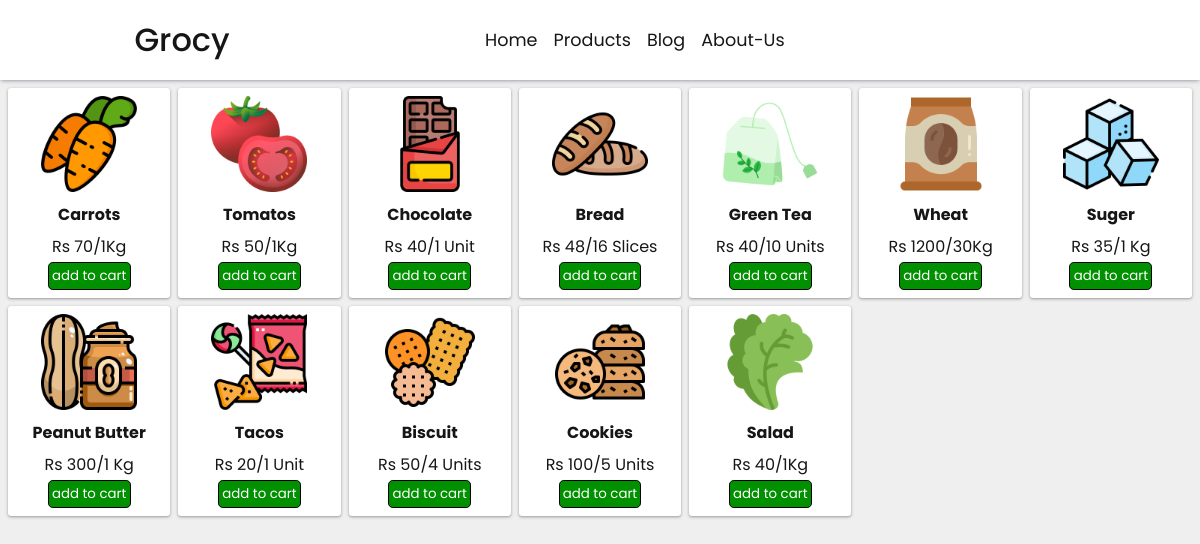
The page / on the database its author committed.
### productapp/models.py (models this page shows, shortened)
class Product(models.Model):
    seller = models.ForeignKey(seller, on_delete=models.CASCADE, null=True, blank=True, related_name='products')
    brand_name = models.CharField(max_length=150)
    product_name = models.CharField(max_length=150)
    description = models.TextField(max_length=500, null=True, blank=True)
    category = models.ForeignKey(Category, on_delete=models.CASCADE ,null=True, blank=True)
    Subcategory = models.ForeignKey(Subcategory, null=True, blank=True, on_delete=models.CASCADE)
    price = models.IntegerField()
    quantity = models.CharField(max_length=20)
    image = models.ImageField(upload_to='productapp\product_images', null=True, blank=True, default=None)

### productapp/views.py (the view, shortened to what this page needs)
# urls.py: path('', views.product_home, name='product_home'),
def product_home(request):
    if request.method == 'GET':
        product_id = request.GET.get('product_id')
    products = Product.objects.all()
    data['products'] = products
    data['title'] = "products home"
    if request.method == 'GET':
        searched_product = request.GET.get('searched_product')
        if searched_product:
            products = Product.objects.filter(product_name__icontains=searched_product)
            if products:
                data['products'] = products
    return render(request, 'productapp/product_home.html', data)

### templates/productapp/product_home.html (shortened to what this page needs)
{% extends 'base.html' %}
{% block css %}
{% load static %}
<link rel="stylesheet" href="{% static 'productapp/product_home.css' %}">
{% endblock %}
{% block main %}
<div class="products">
    {% for product in products %}
    <div class="product">
        <a href="{% url 'product_specific' product.id %}" class="product_a">
            <img src="{{product.image.url}}" alt="">
            <section class="product-text">
                <span class="product-name">{{product.product_name}}</span>
                <span class="product-price-quantity">Rs {{product.price}}/{{product.quantity}}</span>
            </section>
        </a>
        <div>
            <form method="get">
                <button name="product_id" class="add-to-cart" value="{{product.id}}">
                    add to cart
                </button>
            </form>
        </div>
    </div>
    {% endfor %}
</div>
{% endblock %}

### templates/base.html (shortened to what this page needs)
<!DOCTYPE html>
<html lang="en">
<head>
    {% load static %}
    {% block css %}{% endblock %}
    <link rel="stylesheet" href="{% static 'hf/header.css' %}">
    <link rel="stylesheet" href="https://cdnjs.cloudflare.com/ajax/libs/remixicon/3.2.0/remixicon.min.css"
 />
</head>
<body>
    <header>
        {% include 'header.html' %}
    </header>
    <main>
        {% block main %}{% endblock %}
    </main>
</body>
</html>

### templates/header.html (shortened to what this page needs)
<a class="logo" href="{% url 'product_home' %}">
    <span>Grocy</span>
</a>
<nav>
    <ul>
        <li><a href="{% url 'product_home' %}">Home</a></li>
        <li><a href="{% url 'product_home' %}">Products</a></li>
        <li><a href="#Blog">Blog</a></li>
        <li><a href="#About-Us">About-Us</a></li>
    </ul>
</nav>
<div class="options">
    <a href="#"><i class="ri-search-2-line" id="header_search"></i></a>
    <a href="{% url 'cartapp_cart' %}"><i class="ri-shopping-cart-2-line"></i></a>
    {% if user.is_authenticated %}
    <a href="{% url 'userapp_account' %}"><i class="ri-user-line"></i></a>
    {% else %}
    <a href="{% url 'userapp_login' %}"><i class="ri-user-add-line"></i></a>
    {% endif %}
</div>

### static/productapp/product_home.css (style rules this page uses)
main .product { transition: ease-in-out 0.4s; text-align: center; background: #fff; box-shadow: rgba(60, 64, 67, 0.3) 0px 1px 2px 0px, rgba(60, 64, 67, 0.15) 0px 1px 3px 1px; border-radius: 0.2rem; padding: 0.5rem; color: black; max-width: 20rem; }
main .product-text { display: flex; flex-direction: column; }
main .product img { width: 6rem; }
main .product-text .product-name { font-weight: 700; font-size: 1.3rem; }
main .products { display: grid; grid-template-columns: repeat(auto-fill, minmax(10rem, 1fr)); grid-auto-rows: auto; grid-gap: 0.5rem; text-align: center; margin: 0.5rem; }
main .products .product-price-quantity { font-size: 1rem; }
main .product .product-name { font-size: 1rem; }
main .add-to-cart { border: 1px solid black; padding: 0.2rem; border-radius: 0.3rem; background: rgb(0, 144, 0); color: white; }

### static/hf/header.css (style rules this page uses)
:root { --text-color: rgb(22, 22, 23); --main-color: green; --background-color: #efefef; --main-background-color: white; --header-box-shadow: rgba(50, 50, 93, 0.25) 0px 2px 5px -1px, rgba(0, 0, 0, 0.3) 0px 1px 3px -1px; }
* { margin: 0; padding: 0; box-sizing: border-box; text-decoration: none; outline: none; font-family: Poppins, sans-serif; list-style: none; color: var(--text-color); }
body { background: var(--background-color); }
header { text-transform: capitalize; display: flex; justify-content: space-between; padding: 1rem 8rem; align-items: center; background: var(--main-background-color); box-shadow: var(--header-box-shadow); }
header .logo { text-align: center; font-size: 2rem; }
header .logo span { font-weight: 500; font-size: 2rem; }
header nav ul { display: flex; }
header nav ul li { margin: 0 0.5rem; font-size: 1.1rem; }
header .options { font-size: 1.1rem; }
header .options i, span { margin: 0 0.2rem; padding: 0.2rem; border-radius: 0.3rem; font-size: 1.3rem; }
header .searchbar input, button { outline: none; background: none; border: none; }

### rows shown on the page
Product: image (picture), product_name "Carrots", price "70", quantity "1Kg", {{ product.id }} 1 (drawn)
Product: image (picture), product_name "Tomatos", price "50", quantity "1Kg", {{ product.id }} 2 (drawn)
Product: image (picture), product_name "Chocolate", price "40", quantity "1 Unit", {{ product.id }} 3 (drawn)
Product: image (picture), product_name "Bread", price "48", quantity "16 Slices", {{ product.id }} 4 (drawn)
Product: image (picture), product_name "Green Tea", price "40", quantity "10 Units", {{ product.id }} 5 (drawn)
Product: image (picture), product_name "Wheat", price "1200", quantity "30Kg", {{ product.id }} 6 (drawn)
Product: image (picture), product_name "Suger", price "35", quantity "1 Kg", {{ product.id }} 7 (drawn)
Product: image (picture), product_name "Peanut Butter", price "300", quantity "1 Kg", {{ product.id }} 8 (drawn)
Product: image (picture), product_name "Tacos", price "20", quantity "1 Unit", {{ product.id }} 9 (drawn)
Product: image (picture), product_name "Biscuit", price "50", quantity "4 Units", {{ product.id }} 10 (drawn)
Product: image (picture), product_name "Cookies", price "100", quantity "5 Units", {{ product.id }} 11 (drawn)
Product: image (picture), product_name "Salad", price "40", quantity "1Kg", {{ product.id }} 12 (drawn)
